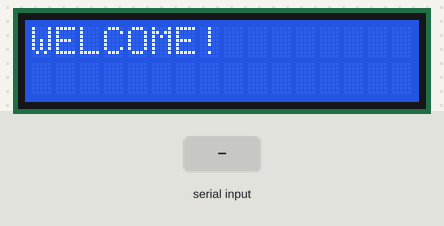
A sketch run on a simulated Arduino Mega 2560, built with avr-gcc and run on an emulated ATmega2560. Parts: 16×2 character LCD. The inputs (shaded band) are chosen by the test bench.

Above: at 1.2 s.
1.3 s: "i" received over the second serial link
At 2.5 s:
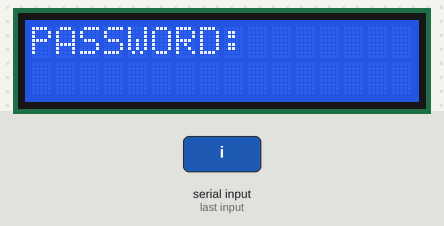
2.8 s: "w" received over the second serial link
At 3.8 s:
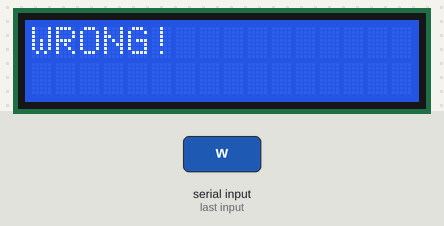
Timing chart, 0 to 5.8 s (numbered marks = the images above; inputs shaded):
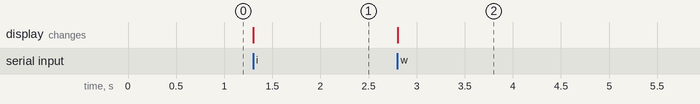

Measured:
- after the input at 1.3 s, the display: changes at once (image 1)
- after the input at 2.8 s, the display: changes at once (image 2)

The sketch:

uno_main_Final.ino
```cpp
#include <LiquidCrystal.h>
#include <SoftwareSerial.h>

SoftwareSerial mySerial(1, 0);

// LCD 初始化
const int rs = 8, en = 9, d4 = 4, d5 = 5, d6 = 6, d7 = 7;
LiquidCrystal lcd(rs, en, d4, d5, d6, d7);

void lcd_Init() {
    lcd.begin(16, 2);
}

// LCD 功能函数
void lcd_WelcomeDisplay() {
    /* Default */
    lcd.clear();
    lcd.setCursor(0, 0);
    lcd.print("WELCOME!");
}

void lcd_InputPasswordDisplay() {
    /* i */
    lcd.clear();
    lcd.setCursor(0, 0);
    lcd.print("PASSWORD:");
}

void lcd_WrongDisplay() {
    /* w */
    lcd.clear();
    lcd.setCursor(0, 0);
    lcd.print("WRONG!");
}

void lcd_PassgDisplay() {
    /* p */
    lcd.clear();
    lcd.setCursor(0, 0);
    lcd.print("PASS!");
}

void lcd_RFIDErrorDisplay() {
    /* c */
    lcd.clear();
    lcd.setCursor(0, 0);
    lcd.print("CARD ERROR!");
}

void setup() {
    lcd_Init();
    Serial.begin(19200);
}

int i = 0;
void loop() {
  lcd_WelcomeDisplay();

  char input;

  while (true) {
    if (mySerial.available()) {
      input = mySerial.read();
      break;
    }
  }

  switch (input) {
    // input password from Keypad
    case 'i': {
      lcd_InputPasswordDisplay();
      char choose;
      while (true) {
        if (mySerial.available()) {
          choose = mySerial.read();
          break;
        }
      }

      if (choose == 'w') {
        lcd_WrongDisplay();
      } else if (choose == 'p') {
        lcd_PassgDisplay();
      }

      break;
    }


    // RFID Card
    case 'c': {
      char choose;
      while (true) {
        if (mySerial.available()) {
          choose = mySerial.read();
          break;
        }
      }

      if (choose == 'w') {
        lcd_WrongDisplay();
      } else if (choose == 'p') {
        lcd_PassgDisplay();
      }

      break;
    }

    // fingerprint
    case 'f': {
      char choose;
      while (true) {
        if (mySerial.available()) {
          choose = mySerial.read();
          break;
        }
      }

      if (choose == 'w') {
        lcd_WrongDisplay();
      } else if (choose == 'p') {
        lcd_PassgDisplay();
      }


      break;
    }
    default : {}
  }
  delay(3000);
}
```
